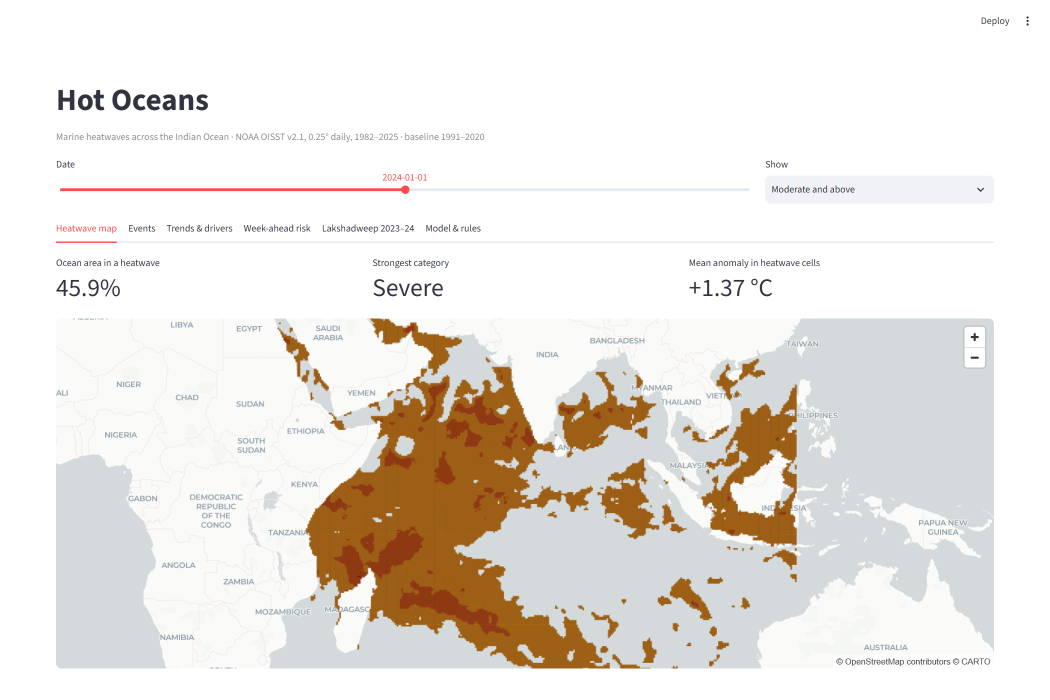
#> input picture report/figures/fig14_dashboard_map.png, 2100 x 1400 px (shown at 1/2 size)
$ python crop_screenshots.py
#> lines starting #> are read from the running program, lines starting #| are printed output that depends on the picture
"""Trim the Streamlit header bar and empty margins from the dashboard screenshots and add a thin border."""
from pathlib import Path

import numpy as np
from PIL import Image, ImageOps

d = Path(__file__).resolve().parent / "figures"
for n in ("fig14_dashboard_map.png", "fig14_dashboard_events.png", "fig14_dashboard_case.png"):
    im = Image.open(d / n).convert("RGB")
#> im is the input picture: PIL image 2100x1400 RGB; mean R, G, B 235.9, 231.4, 225.8
    a = np.asarray(im)
    rows = np.where((a < 245).any(axis=(1, 2)))[0]
#> rows = 930 values from 32 to 1336
    top, bottom = 110, min(a.shape[0], rows.max() + 30)   # drop the "Deploy" bar and trailing white space
#> top = 110; bottom = 1366
    im = ImageOps.expand(im.crop((60, top, a.shape[1] - 40, bottom)), border=3, fill=(90, 90, 90))
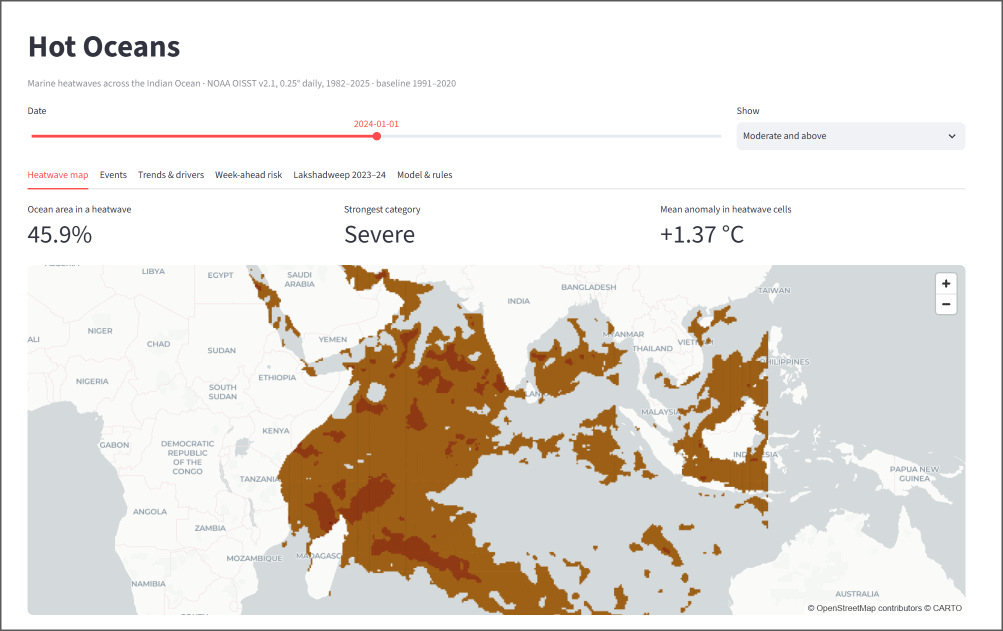
#> im: PIL image 2006x1262 RGB (shown at 1/2 size); mean R, G, B 231.5, 226.3, 219.9
    im.save(d / n.replace("fig14_", "fig14c_"))
    print(n, im.size)
#| fig14_dashboard_map.png (2006, 1262)
#> pass 2 of the loop `for n in ("fig14_dashboard_map.png", "fig14_dashboard_events.png", "fi..`:
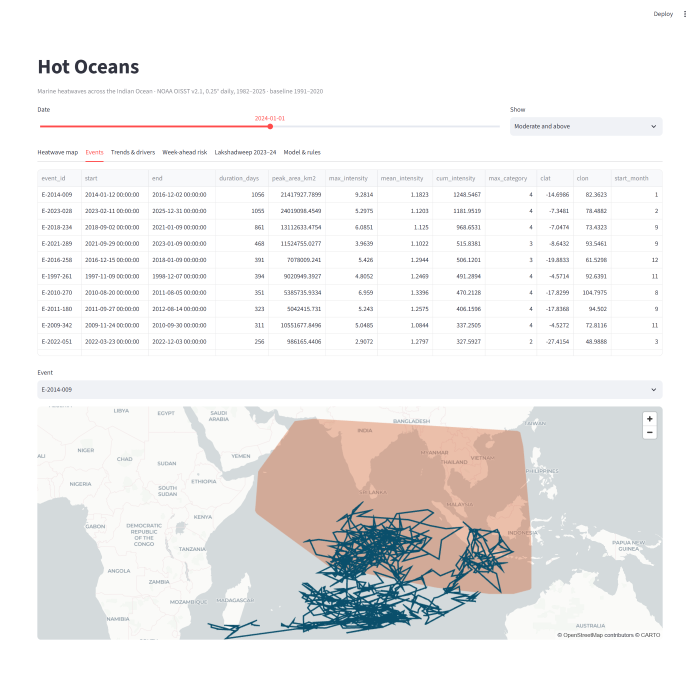
#> input picture report/figures/fig14_dashboard_events.png, 2100 x 2100 px (shown at 1/3 size)
#> im is the input picture: PIL image 2100x2100 RGB; mean R, G, B 239.2, 238.2, 237.8
#> rows = 1505 values from 32 to 1918
#> bottom = 1948
#> `im = ImageOps.expand(im.crop((60, top, a.shape[1] - 40, bottom)), bord..`:
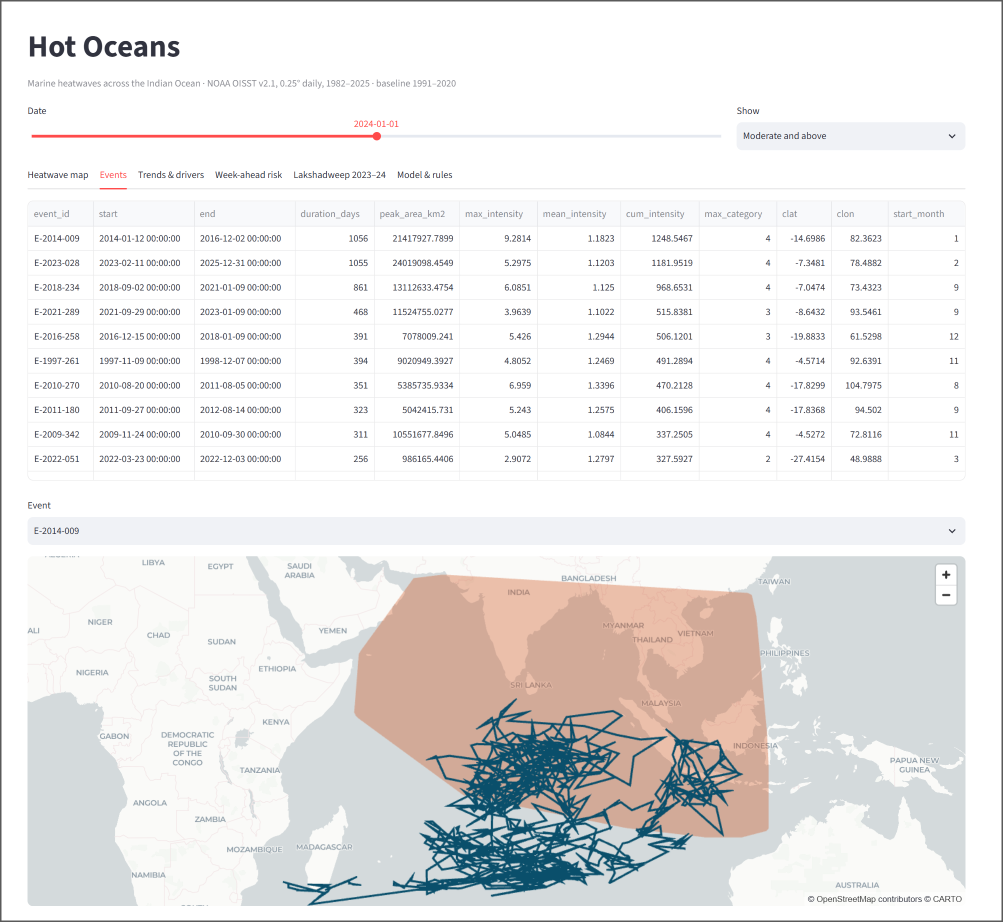
#> im: PIL image 2006x1844 RGB (shown at 1/2 size); mean R, G, B 235.1, 234, 233.4
#| fig14_dashboard_events.png (2006, 1844)
#> pass 3 of the loop `for n in ("fig14_dashboard_map.png", "fig14_dashboard_events.png", "fi..`:
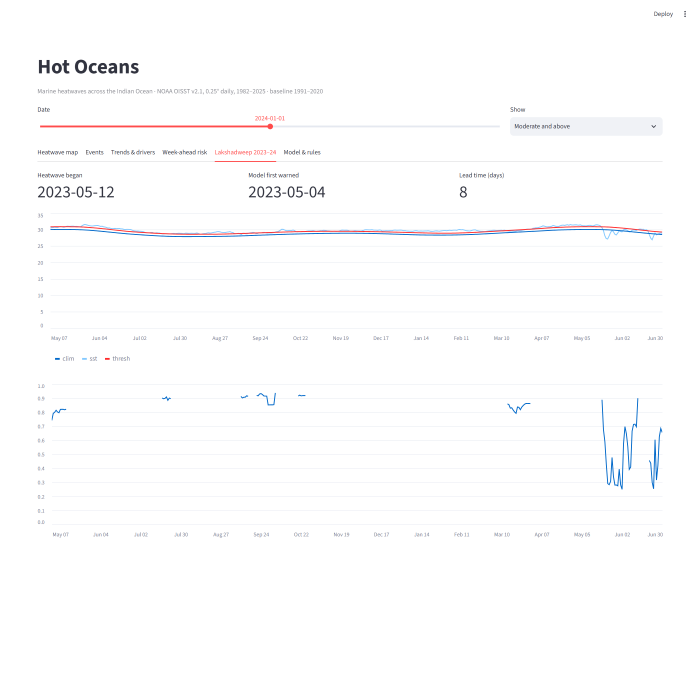
#> input picture report/figures/fig14_dashboard_case.png, 2100 x 2100 px (shown at 1/3 size)
#> im is the input picture: PIL image 2100x2100 RGB; mean R, G, B 252.9, 252.8, 253.3
#> rows = 754 values from 32 to 1612
#> bottom = 1642
#> `im = ImageOps.expand(im.crop((60, top, a.shape[1] - 40, bottom)), bord..`:
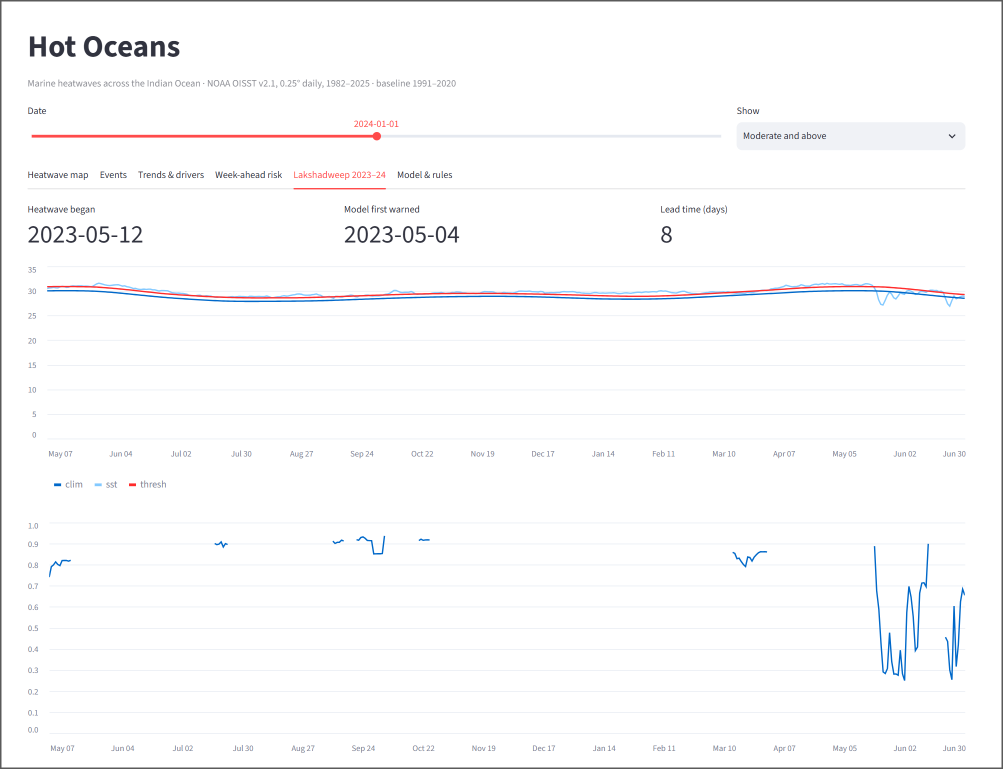
#> im: PIL image 2006x1538 RGB (shown at 1/2 size); mean R, G, B 250.9, 250.8, 251.4
#| fig14_dashboard_case.png (2006, 1538)
